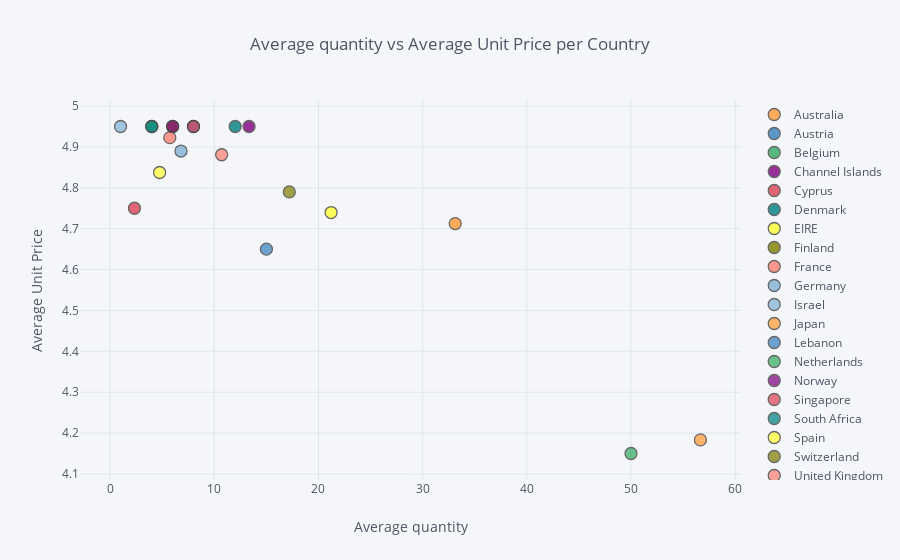

Notebook code cell kept with this figure:
### Markdown cell above
## 3. Create an interactive scatter plot showing the relationship between average quantity (x-axis) and average unit price (y-axis) for the product PARTY BUNTING with the plot points color-coded by country (categories).

### Code cell
data_scatter = data[data['Description']=='PARTY BUNTING']
data_scatter = data_scatter.groupby('Country', as_index=False).agg({'Quantity':'mean', 'UnitPrice':'mean'})

data_scatter.iplot(x='Quantity', y='UnitPrice', categories='Country',
           xTitle='Average quantity', yTitle='Average Unit Price',
           title='Average quantity vs Average Unit Price per Country')

### Figure 1 — Plotly figure (JSON) as saved in the notebook; plotly's stock layout.template omitted (floating-point values rounded to 4 significant figures)
{"data": [{"marker": {"color": "rgba(255, 153, 51, 1.0)", "line": {"width": 1.3}, "opacity": 0.8, "size": 12, "symbol": "circle"}, "mode": "markers", "name": "Australia", "textfont": {"color": "#4D5663"}, "type": "scatter", "uid": "95229b04-652f-4bcd-8ccb-bff093227706", "x": [33.12], "y": [4.713]}, {"marker": {"color": "rgba(55, 128, 191, 1.0)", "line": {"width": 1.3}, "opacity": 0.8, "size": 12, "symbol": "circle"}, "mode": "markers", "name": "Austria", "textfont": {"color": "#4D5663"}, "type": "scatter", "uid": "36947459-6c56-479e-a37e-083a1d3f9ab6", "x": [8], "y": [4.95]}, {"marker": {"color": "rgba(50, 171, 96, 1.0)", "line": {"width": 1.3}, "opacity": 0.8, "size": 12, "symbol": "circle"}, "mode": "markers", "name": "Belgium", "textfont": {"color": "#4D5663"}, "type": "scatter", "uid": "769210e5-8f28-489c-a46d-bb4aab735fec", "x": [4], "y": [4.95]}, {"marker": {"color": "rgba(128, 0, 128, 1.0)", "line": {"width": 1.3}, "opacity": 0.8, "size": 12, "symbol": "circle"}, "mode": "markers", "name": "Channel Islands", "textfont": {"color": "#4D5663"}, "type": "scatter", "uid": "f20fc478-2202-402e-833f-0b6452f75d56", "x": [13.33], "y": [4.95]}, {"marker": {"color": "rgba(219, 64, 82, 1.0)", "line": {"width": 1.3}, "opacity": 0.8, "size": 12, "symbol": "circle"}, "mode": "markers", "name": "Cyprus", "textfont": {"color": "#4D5663"}, "type": "scatter", "uid": "86dc2135-4b06-405d-8226-c77ce611ddd6", "x": [2.333], "y": [4.75]}, {"marker": {"color": "rgba(0, 128, 128, 1.0)", "line": {"width": 1.3}, "opacity": 0.8, "size": 12, "symbol": "circle"}, "mode": "markers", "name": "Denmark", "textfont": {"color": "#4D5663"}, "type": "scatter", "uid": "64d127e0-c9f2-4182-bd16-d40a339505c4", "x": [12], "y": [4.95]}, {"marker": {"color": "rgba(255, 255, 51, 1.0)", "line": {"width": 1.3}, "opacity": 0.8, "size": 12, "symbol": "circle"}, "mode": "markers", "name": "EIRE", "textfont": {"color": "#4D5663"}, "type": "scatter", "uid": "3d577bfa-fee9-483e-8f06-595ad75ec87e", "x": [21.21], "y": [4.739]}, {"marker": {"color": "rgba(128, 128, 0, 1.0)", "line": {"width": 1.3}, "opacity": 0.8, "size": 12, "symbol": "circle"}, "mode": "markers", "name": "Finland", "textfont": {"color": "#4D5663"}, "type": "scatter", "uid": "c7cbd7cc-1c04-4524-8512-1ac5526d2555", "x": [6], "y": [4.95]}, {"marker": {"color": "rgba(251, 128, 114, 1.0)", "line": {"width": 1.3}, "opacity": 0.8, "size": 12, "symbol": "circle"}, "mode": "markers", "name": "France", "textfont": {"color": "#4D5663"}, "type": "scatter", "uid": "9b2c86b3-31a8-4a30-a524-b17d142ecacd", "x": [5.727], "y": [4.923]}, {"marker": {"color": "rgba(128, 177, 211, 1.0)", "line": {"width": 1.3}, "opacity": 0.8, "size": 12, "symbol": "circle"}, "mode": "markers", "name": "Germany", "textfont": {"color": "#4D5663"}, "type": "scatter", "uid": "34a5a636-d7ce-4f6d-b11e-54d8abfb6c16", "x": [6.8], "y": [4.89]}, {"marker": {"color": "rgba(128, 177, 211, 0.8999999999999999)", "line": {"width": 1.3}, "opacity": 0.8, "size": 12, "symbol": "circle"}, "mode": "markers", "name": "Israel", "textfont": {"color": "#4D5663"}, "type": "scatter", "uid": "b85c486a-da74-4891-81bf-882989f84b03", "x": [1], "y": [4.95]}, {"marker": {"color": "rgba(255, 153, 51, 0.8999999999999999)", "line": {"width": 1.3}, "opacity": 0.8, "size": 12, "symbol": "circle"}, "mode": "markers", "name": "Japan", "textfont": {"color": "#4D5663"}, "type": "scatter", "uid": "634fa739-127f-4099-ac00-d263c77ac217", "x": [56.67], "y": [4.183]}, {"marker": {"color": "rgba(55, 128, 191, 0.8999999999999999)", "line": {"width": 1.3}, "opacity": 0.8, "size": 12, "symbol": "circle"}, "mode": "markers", "name": "Lebanon", "textfont": {"color": "#4D5663"}, "type": "scatter", "uid": "bf75c8b6-c60a-4a6a-8010-f4b29875ab97", "x": [15], "y": [4.65]}, {"marker": {"color": "rgba(50, 171, 96, 0.8999999999999999)", "line": {"width": 1.3}, "opacity": 0.8, "size": 12, "symbol": "circle"}, "mode": "markers", "name": "Netherlands", "textfont": {"color": "#4D5663"}, "type": "scatter", "uid": "8c9d3b13-927f-46ce-b67a-3a277daa8cb8", "x": [50], "y": [4.15]}, {"marker": {"color": "rgba(128, 0, 128, 0.8999999999999999)", "line": {"width": 1.3}, "opacity": 0.8, "size": 12, "symbol": "circle"}, "mode": "markers", "name": "Norway", "textfont": {"color": "#4D5663"}, "type": "scatter", "uid": "a37f0adb-a8e0-4762-b7a1-f7dfab5737c9", "x": [6], "y": [4.95]}, {"marker": {"color": "rgba(219, 64, 82, 0.8999999999999999)", "line": {"width": 1.3}, "opacity": 0.8, "size": 12, "symbol": "circle"}, "mode": "markers", "name": "Singapore", "textfont": {"color": "#4D5663"}, "type": "scatter", "uid": "e17d4d8c-36c3-49f1-ab4d-8d76f31cf620", "x": [8], "y": [4.95]}, {"marker": {"color": "rgba(0, 128, 128, 0.8999999999999999)", "line": {"width": 1.3}, "opacity": 0.8, "size": 12, "symbol": "circle"}, "mode": "markers", "name": "South Africa", "textfont": {"color": "#4D5663"}, "type": "scatter", "uid": "2c57d785-d2a1-44b5-a929-72b3109bb024", "x": [4], "y": [4.95]}, {"marker": {"color": "rgba(255, 255, 51, 0.8999999999999999)", "line": {"width": 1.3}, "opacity": 0.8, "size": 12, "symbol": "circle"}, "mode": "markers", "name": "Spain", "textfont": {"color": "#4D5663"}, "type": "scatter", "uid": "2b9a8f62-3286-40d0-acfb-efe47634d752", "x": [4.75], "y": [4.838]}, {"marker": {"color": "rgba(128, 128, 0, 0.8999999999999999)", "line": {"width": 1.3}, "opacity": 0.8, "size": 12, "symbol": "circle"}, "mode": "markers", "name": "Switzerland", "textfont": {"color": "#4D5663"}, "type": "scatter", "uid": "ed1b4e1d-6084-4363-98bc-924569359fe9", "x": [17.2], "y": [4.79]}, {"marker": {"color": "rgba(251, 128, 114, 0.8999999999999999)", "line": {"width": 1.3}, "opacity": 0.8, "size": 12, "symbol": "circle"}, "mode": "markers", "name": "United Kingdom", "textfont": {"color": "#4D5663"}, "type": "scatter", "uid": "ea01c12d-5cca-4593-8374-aebf7ae5cacb", "x": [10.71], "y": [4.881]}], "layout": {"legend": {"bgcolor": "#F5F6F9", "font": {"color": "#4D5663"}}, "paper_bgcolor": "#F5F6F9", "plot_bgcolor": "#F5F6F9", "title": {"font": {"color": "#4D5663"}, "text": "Average quantity vs Average Unit Price per Country"}, "xaxis": {"gridcolor": "#E1E5ED", "showgrid": true, "tickfont": {"color": "#4D5663"}, "title": {"font": {"color": "#4D5663"}, "text": "Average quantity"}, "zerolinecolor": "#E1E5ED"}, "yaxis": {"gridcolor": "#E1E5ED", "showgrid": true, "tickfont": {"color": "#4D5663"}, "title": {"font": {"color": "#4D5663"}, "text": "Average Unit Price"}, "zerolinecolor": "#E1E5ED"}}}
